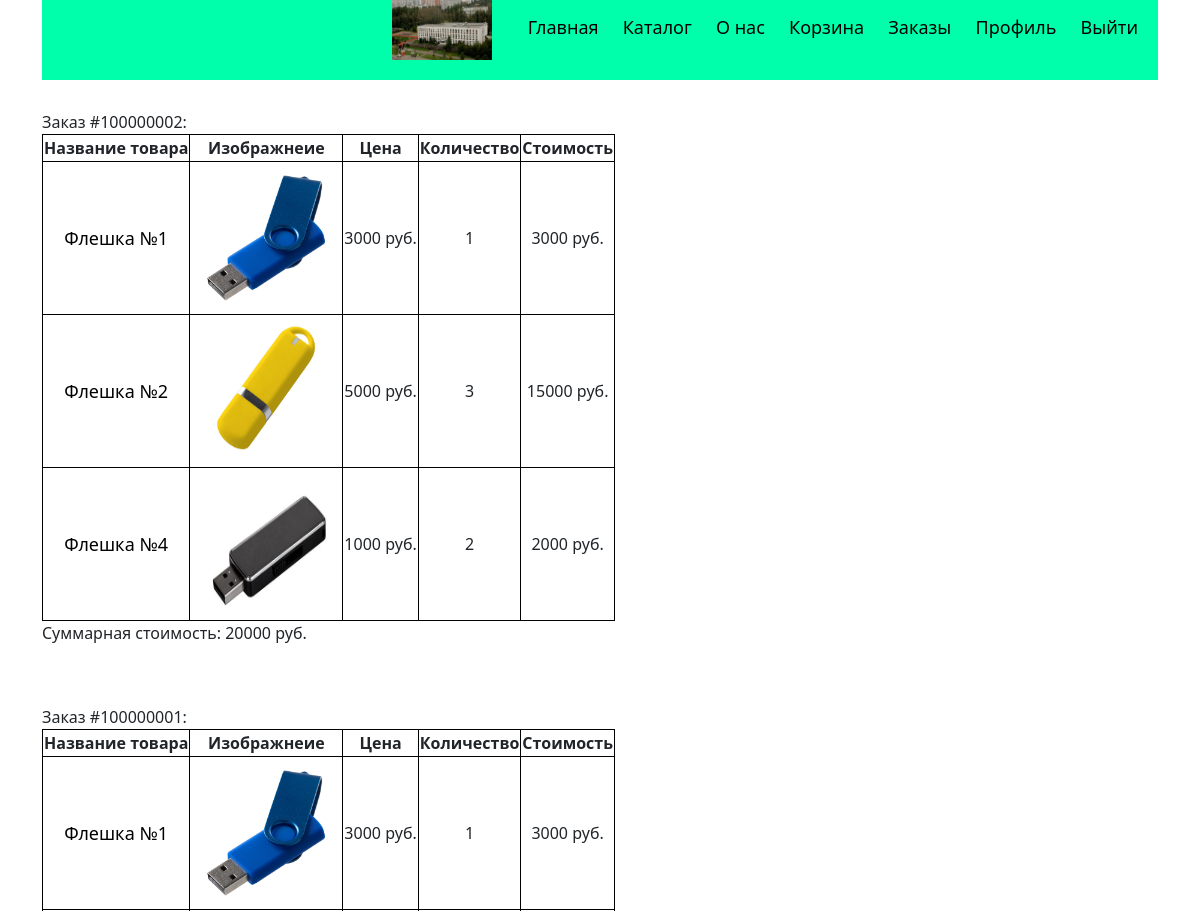
Before: /orders/ (signed in, upper part) with the older database file.
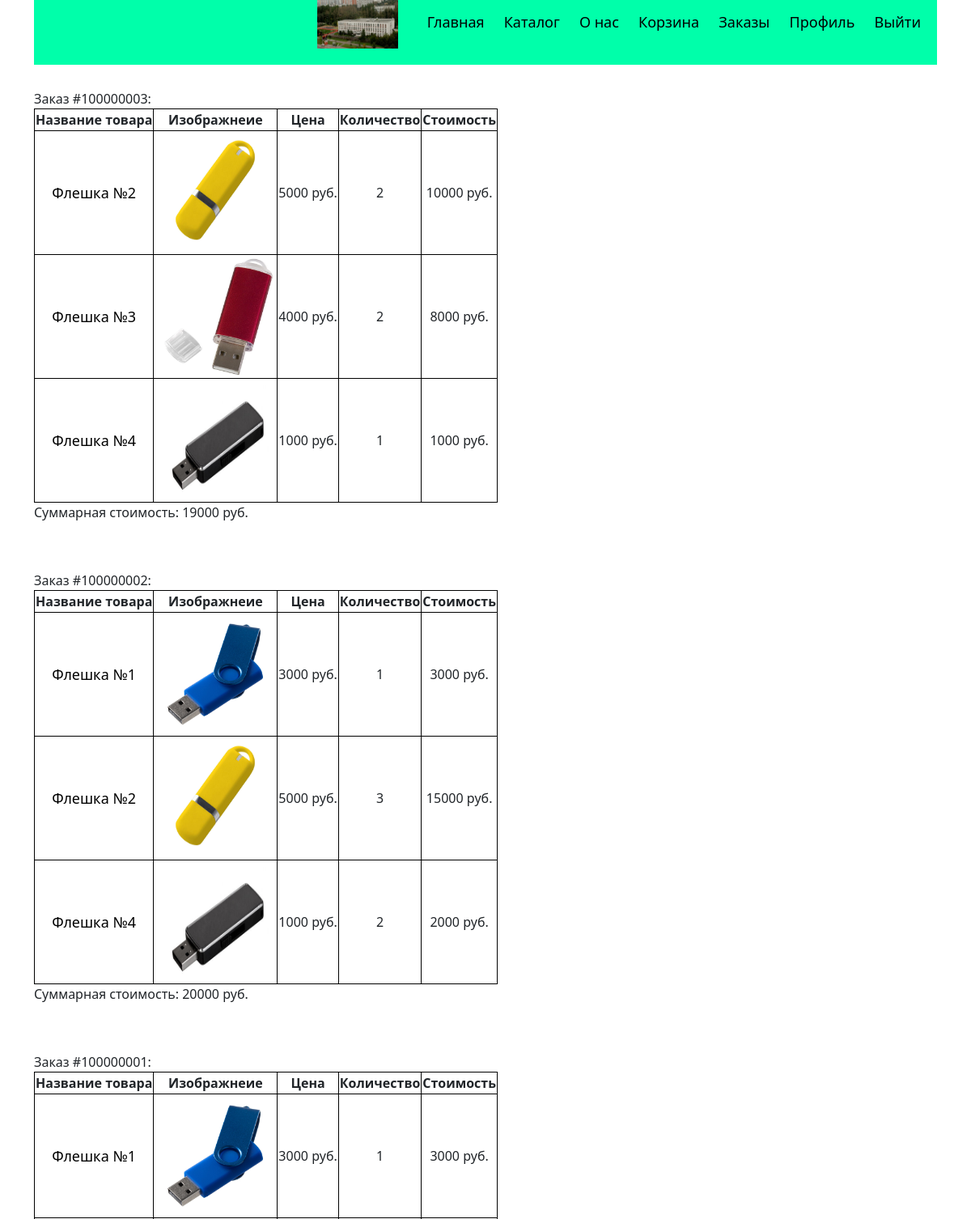
After: the same page with the newer database file.
### ORM.py (models this page shows)
class Orders(db.Model):
    id = db.Column(db.Integer, primary_key=True)
    number_of_order = db.Column(db.Integer)
    quantity = db.Column(db.Integer, nullable=False)
    good_id = db.Column(db.Integer, db.ForeignKey('goods.id'))
    good = db.relationship('Goods', backref=db.backref('orders', lazy=False))
    price_id = db.Column(db.Integer, db.ForeignKey('prices.id'))
    price = db.relationship('Prices', backref=db.backref('orders', lazy=False))
    customer_id = db.Column(db.Integer, db.ForeignKey('customers.id'))
    customer = db.relationship('Customers', backref=db.backref('orders', lazy=False))
    date = db.Column(db.DateTime, nullable=False)
    status = db.Column(db.String(80), nullable=False)

class Goods(db.Model):
    id = db.Column(db.Integer, primary_key=True)
    name = db.Column(db.String(80), nullable=False)
    quantity = db.Column(db.Integer, nullable=False)
    description = db.Column(db.String(200))
    price_id = db.Column(db.Integer, db.ForeignKey('prices.id'))
    price = db.relationship('Prices', backref=db.backref('good', lazy=False))
    photo_link = db.Column(db.String(80))
    colour = db.Column(db.String(80))
    category_id = db.Column(db.Integer, db.ForeignKey('categories.id'))
    category = db.relationship('Categories', backref=db.backref('goods', lazy=False))
    def link(self):
        return '/product?good_id='+str(self.id)

class Prices(db.Model):
    id = db.Column(db.Integer, primary_key=True)
    price = db.Column(db.Integer, nullable=False)
    start_date = db.Column(db.DateTime, nullable=False)
    end_date = db.Column(db.DateTime, nullable=False)

### main.py (the view)
@app.route('/orders/')
def orders():
    login = session.get('login')
    if not login:
        return redirect(url_for('main'), code=302)
    orders_dict = dict()
    total = dict()
    for i in sorted(list(filter(lambda x: x.customer.login==login,Orders.query.all())),key=lambda x:-x.number_of_order):
        if i.number_of_order not in orders_dict:
            orders_dict[i.number_of_order]=[i]
            total[i.number_of_order]=i.price.price*i.quantity
        else:
            orders_dict[i.number_of_order].append(i)
            total[i.number_of_order]+=i.price.price*i.quantity
    for i in orders_dict:
        orders_dict[i].sort(key=lambda x:x.good.id)
    return render_template('orders.html',orders=orders_dict, total=total)

### templates/orders.html (shortened to what this page needs)
{% extends "base.html" %}
{% block content %}
    {%for order in orders %}
        <div class="order">
            <div>Заказ #{{order}}:</div>
            <table>
                <tr>
                    <th>Название товара</th>
                    <th>Изображнеие</th>
                    <th>Цена</th>
                    <th>Количество</th>
                    <th>Стоимость</th>
                </tr>
                {% for item in orders[order] %}
                    <tr>
                        <td><a href={{item.good.link()}}>{{ item.good.name }}</a></td>
                        <td><a href={{item.good.link()}}><img class="order_image" src="{{ url_for('static', filename=item.good.photo_link) }}" alt={{item.good.name}}></a></td>
                        <td>{{ item.price.price }} руб.</td>
                        <td>{{ item.quantity }}</td>
                        <td>{{ item.price.price*item.quantity }} руб.</td>
                    </tr>
                {% endfor %}
            </table>
            <div>Суммарная стоимость: {{ total[order] }} руб.</div>
        </div>
    {% endfor %}
{% endblock %}

### templates/base.html (shortened to what this page needs)
<!DOCTYPE html>
<html lang="en">
<head>
    <link href="https://cdn.jsdelivr.net/npm/bootstrap@5.1.3/dist/css/bootstrap.min.css" rel="stylesheet">
    <link rel="stylesheet" type="text/css" href="{{ url_for('static', filename='style.css') }}">
</head>
<body>
    <div class="container">
        <header>
            <img class='logot' src="{{ url_for('static', filename='log.jpg') }}" alt="Логотип"></a>
            <ul class="menu_links">
                <li class='menu_link'><a href="/">Главная</a></li>
                <li class='menu_link'><a href="/catalog/">Каталог</a></li>
                <li class='menu_link'><a href="/about_us/">О нас</a></li>
                {% if session['login'] %}
                    <li class='menu_link'><a href="/shopping_cart/">Корзина</a></li>
                    <li class='menu_link'><a href="/orders/">Заказы</a></li>
                    <li class='menu_link'><a href="/profile/">Профиль</a></li>
                    <li class='menu_link'><a href="/sign_out/">Выйти</a></li>
                {% else %}
                    <li class='menu_link'><a href="/sign_in/">Авторизация</a></li>
                    <li class='menu_link'><a href="/registration/">Регистрация</a></li>
                {% endif %}
            </ul>
        </header>
        <div>{% block content %}{% endblock %}</div>
    </div>
</body>
</html>

### static/Style.css (style rules this page uses)
ul { list-style-type:none }
header { width: 100%; background-color: #0FA; height: 80px; text-align: right; }
a { text-decoration: none; color: black; font-size: large; }
.logot { width: 100px; height: 60px; display: inline-block; }
.menu_links { margin-left: auto; margin-right: 0; display: inline-block; }
.menu_link { text-align: right; display: inline-block; margin-right: 20px; }
.container { margin: 0 auto; width: 100%; }
.order { padding: 30px 0px; }
th { border: 1px solid black; text-align: center }
td { border: 1px solid black; text-align: center }
.order_image { width: 150px; height: 150px; display: inline-block; }

Changed rows visible on the page:
added Orders: number_of_order "100000003", good.name "Флешка №3", photo_link (picture), price.price "4000", quantity "2", item.price.price*item.quantity "8000", number_of_order "19000"
added Orders: good.name "Флешка №2", photo_link (picture), price.price "5000", quantity "2", item.price.price*item.quantity "10000", shown under "100000003"
added Orders: good.name "Флешка №4", photo_link (picture), price.price "1000", quantity "1", item.price.price*item.quantity "1000", shown under "100000003"
